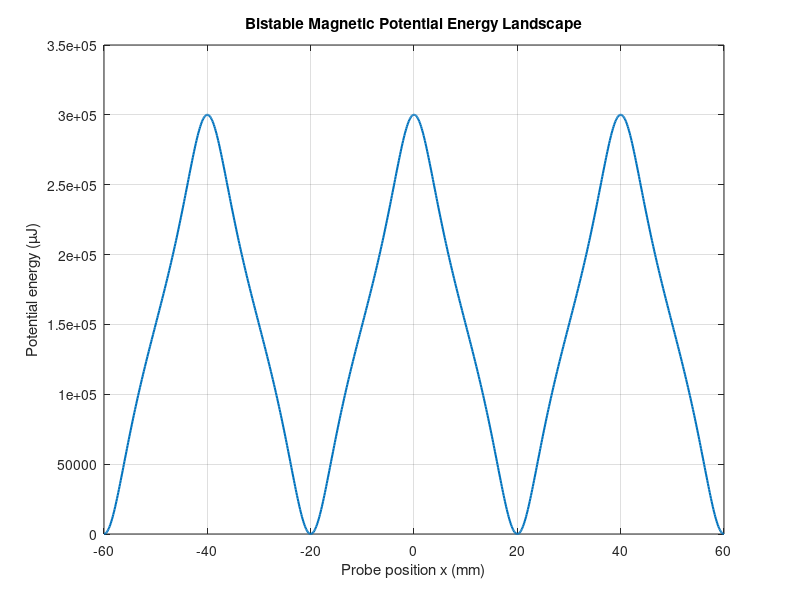

This figure's MATLAB source:
clear; clc; close all;

% -------- Parameters you set --------
Br     = 1.2;       % Tesla, remanence (N52 NdFeB ~1.2 T)
D      = 0.01;      % m, diameter of magnets
L      = 0.01;      % m, length of track magnets
Lp     = 0.01;      % m, length of probe magnet
a      = 0.02;      % m, spacing between track magnets
h      = 0.005;     % m, vertical stand-off distance of probe magnet
N      = 10;        % number of magnets each side of probe to sum

% -------- Derived quantities --------
mu0 = 4*pi*1e-7;
V   = pi*(D/2)^2*L;     % volume of track magnet
m   = (Br/mu0)*V;       % dipole moment of each magnet
qm  = m/L;              % equivalent magnetic pole strength
qp  = qm;               % assume probe magnet has same strength

% -------- Probe position sweep --------
xspan = linspace(-3*a, 3*a, 1000);   % probe position over ~two periods
U = zeros(size(xspan));            % potential energy

% -------- Compute energy --------
for ix = 1:length(xspan)
    x = xspan(ix);
    Utot = 0;
    % loop over track magnets
    for n = -N:N
        x_n = n*a;  % position of nth magnet center
        % charges of track magnet
        for alpha = [+1, -1]  % +1 = north, -1 = south face
            q_n = ((-1)^n)*alpha*qm;   % alternating polarity
            x_n_alpha = x_n + alpha*L/2;
            % probe charges
            for beta = [+1, -1]
                q_p = beta*qp;
                x_p_beta = x + beta*Lp/2;
                r = sqrt((x_p_beta - x_n_alpha)^2 + h^2);
                Utot = Utot + (mu0/(4*pi))*q_n*q_p / r;
            end
        end
    end
    U(ix) = Utot;
end

% -------- Plot results --------
U = U - min(U); % shift baseline
figure;
plot(xspan*1e3, U*1e6, 'LineWidth', 1.5);
xlabel('Probe position x (mm)');
ylabel('Potential energy (µJ)');
title('Bistable Magnetic Potential Energy Landscape');
grid on;

% Mark wells and barrier
% [~, locs] = findpeaks(-U); % minima
% [~, barriers] = findpeaks(U); % maxima
% hold on;
% plot(xspan(locs)*1e3, U(locs)*1e6, 'ro', 'MarkerSize', 8, 'LineWidth', 1.5);
% plot(xspan(barriers)*1e3, U(barriers)*1e6, 'kx', 'MarkerSize', 10, 'LineWidth', 1.5);
% legend('Energy landscape', 'Wells', 'Barrier');
